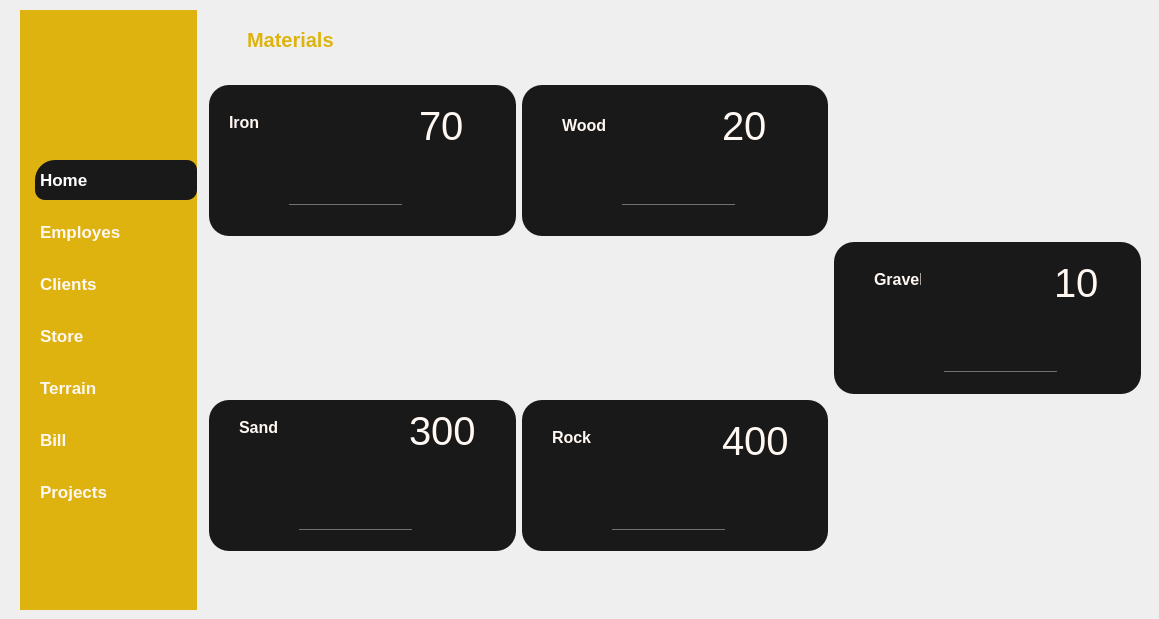
   <widget class="QWidget" name="page_2">
    <property name="styleSheet">
     <string notr="true">#page_2{
background-color: #191919;
}
*{
color : #fff7f2;
border : none;
}
#frame_10, #frame_9,#frame_8, #frame_7, #frame_11{
background-color : #191919; 
border-radius : 20px;
}
#leftMenu_4{
background-color: #deb30f;
}
QLineEdit{
background : transparent;
}

#appHeader_6{
color : #deb30f;
}
#card1_5, #card2_5,#card3_5, #card4_5{
background-color : #191919; 
border-radius : 20px;
}
#pushButton_46,#pushButton_10,#pushButton_11{
background-color : #deb30f;
color : #fff;
border-radius : 10px;
}

#pushButton_46{
background-color :  #191919; 
padding : 10px 5px;
text-align : left;
border-top-left-radius : 20px;
}
#pushButton_47,#pushButton_48,#pushButton_49,#pushButton_50,#pushButton_51,#pushButton_52{
padding : 10px 5px;
text-align : left;
}
QLineEdit{
background : transparent;
border : none;
color: #717072;
border-bottom : 1px solid #717072;
}
QListWidget::item {
    color:#191919; 
    background-color:transparent;
}
</string>
    </property>
    <widget class="QWidget" name="MainBody_4" native="true">
     <property name="geometry">
      <rect>
       <x>200</x>
       <y>10</y>
       <width>950</width>
       <height>550</height>
      </rect>
     </property>
     <property name="minimumSize">
      <size>
       <width>950</width>
       <height>550</height>
      </size>
     </property>
     <property name="maximumSize">
      <size>
       <width>950</width>
       <height>400</height>
      </size>
     </property>
     <property name="sizeIncrement">
      <size>
       <width>0</width>
       <height>0</height>
      </size>
     </property>
     <layout class="QVBoxLayout" name="verticalLayout_45">
      <item>
       <widget class="QWidget" name="headerFrame_6" native="true">
        <property name="minimumSize">
         <size>
          <width>0</width>
          <height>60</height>
         </size>
        </property>
        <property name="maximumSize">
         <size>
          <width>16777215</width>
          <height>60</height>
         </size>
        </property>
        <layout class="QHBoxLayout" name="horizontalLayout_8">
         <property name="spacing">
          <number>0</number>
         </property>
         <property name="leftMargin">
          <number>0</number>
         </property>
         <property name="topMargin">
          <number>0</number>
         </property>
         <property name="rightMargin">
          <number>0</number>
         </property>
         <property name="bottomMargin">
          <number>0</number>
         </property>
         <item alignment="Qt::AlignLeft">
          <widget class="QWidget" name="widget_24" native="true">
           <layout class="QHBoxLayout" name="horizontalLayout_64">
            <item>
             <widget class="QPushButton" name="menuBtn_6">
              <property name="text">
               <string/>
              </property>
              <property name="icon">
               <iconset resource="resources.qrc">
                <normaloff>:/whiteIcons/assets/icons/white/menu.svg</normaloff>:/whiteIcons/assets/icons/white/menu.svg</iconset>
              </property>
              <property name="iconSize">
               <size>
                <width>24</width>
                <height>24</height>
               </size>
              </property>
             </widget>
            </item>
            <item>
             <widget class="QLabel" name="appHeader_6">
              <property name="font">
               <font>
                <pointsize>15</pointsize>
                <bold>true</bold>
               </font>
              </property>
              <property name="text">
               <string>Materials</string>
              </property>
             </widget>
            </item>
           </layout>
          </widget>
         </item>
         <item>
          <widget class="QLabel" name="date_2">
           <property name="text">
            <string/>
           </property>
          </widget>
         </item>
         <item alignment="Qt::AlignRight">
          <widget class="QWidget" name="widget_26" native="true">
           <layout class="QHBoxLayout" name="horizontalLayout_66">
            <property name="spacing">
             <number>0</number>
            </property>
            <property name="leftMargin">
             <number>0</number>
            </property>
            <property name="topMargin">
             <number>0</number>
            </property>
            <property name="rightMargin">
             <number>0</number>
            </property>
            <property name="bottomMargin">
             <number>0</number>
            </property>
           </layout>
          </widget>
         </item>
        </layout>
       </widget>
      </item>
      <item>
       <widget class="QWidget" name="widget_2" native="true">
        <layout class="QGridLayout" name="gridLayout">
         <item row="0" column="0">
          <widget class="QFrame" name="frame_7">
           <property name="frameShape">
            <enum>QFrame::StyledPanel</enum>
           </property>
           <property name="frameShadow">
            <enum>QFrame::Raised</enum>
           </property>
           <widget class="QLabel" name="label_8">
            <property name="geometry">
             <rect>
              <x>20</x>
              <y>30</y>
              <width>47</width>
              <height>14</height>
             </rect>
            </property>
            <property name="font">
             <font>
              <pointsize>12</pointsize>
              <bold>true</bold>
             </font>
            </property>
            <property name="text">
             <string>Iron</string>
            </property>
           </widget>
           <widget class="QLineEdit" name="lineEdit_9">
            <property name="geometry">
             <rect>
              <x>80</x>
              <y>100</y>
              <width>113</width>
              <height>20</height>
             </rect>
            </property>
           </widget>
           <widget class="QLabel" name="label_18">
            <property name="geometry">
             <rect>
              <x>210</x>
              <y>20</y>
              <width>71</width>
              <height>41</height>
             </rect>
            </property>
            <property name="font">
             <font>
              <pointsize>30</pointsize>
             </font>
            </property>
            <property name="layoutDirection">
             <enum>Qt::LeftToRight</enum>
            </property>
            <property name="autoFillBackground">
             <bool>false</bool>
            </property>
            <property name="text">
             <string>70</string>
            </property>
           </widget>
          </widget>
         </item>
         <item row="2" column="1">
          <widget class="QFrame" name="frame_10">
           <property name="frameShape">
            <enum>QFrame::StyledPanel</enum>
           </property>
           <property name="frameShadow">
            <enum>QFrame::Raised</enum>
           </property>
           <widget class="QLabel" name="label_11">
            <property name="geometry">
             <rect>
              <x>30</x>
              <y>30</y>
              <width>47</width>
              <height>14</height>
             </rect>
            </property>
            <property name="font">
             <font>
              <pointsize>12</pointsize>
              <bold>true</bold>
             </font>
            </property>
            <property name="text">
             <string>Rock</string>
            </property>
           </widget>
           <widget class="QLineEdit" name="lineEdit_13">
            <property name="geometry">
             <rect>
              <x>90</x>
              <y>110</y>
              <width>113</width>
              <height>20</height>
             </rect>
            </property>
           </widget>
           <widget class="QLabel" name="label_17">
            <property name="geometry">
             <rect>
              <x>200</x>
              <y>20</y>
              <width>71</width>
              <height>41</height>
             </rect>
            </property>
            <property name="font">
             <font>
              <pointsize>30</pointsize>
             </font>
            </property>
            <property name="layoutDirection">
             <enum>Qt::LeftToRight</enum>
            </property>
            <property name="autoFillBackground">
             <bool>false</bool>
            </property>
            <property name="text">
             <string>400</string>
            </property>
           </widget>
          </widget>
         </item>
         <item row="1" column="2">
          <widget class="QFrame" name="frame_11">
           <property name="frameShape">
            <enum>QFrame::StyledPanel</enum>
           </property>
           <property name="frameShadow">
            <enum>QFrame::Raised</enum>
           </property>
           <widget class="QLabel" name="label_12">
            <property name="geometry">
             <rect>
              <x>40</x>
              <y>30</y>
              <width>47</width>
              <height>14</height>
             </rect>
            </property>
            <property name="font">
             <font>
              <pointsize>12</pointsize>
              <bold>true</bold>
             </font>
            </property>
            <property name="text">
             <string>Gravel</string>
            </property>
           </widget>
           <widget class="QLineEdit" name="lineEdit_11">
            <property name="geometry">
             <rect>
              <x>110</x>
              <y>110</y>
              <width>113</width>
              <height>20</height>
             </rect>
            </property>
           </widget>
           <widget class="QLabel" name="label_20">
            <property name="geometry">
             <rect>
              <x>220</x>
              <y>20</y>
              <width>71</width>
              <height>41</height>
             </rect>
            </property>
            <property name="font">
             <font>
              <pointsize>30</pointsize>
             </font>
            </property>
            <property name="layoutDirection">
             <enum>Qt::LeftToRight</enum>
            </property>
            <property name="autoFillBackground">
             <bool>false</bool>
            </property>
            <property name="text">
             <string>10</string>
            </property>
           </widget>
          </widget>
         </item>
         <item row="2" column="0">
          <widget class="QFrame" name="frame_9">
           <property name="frameShape">
            <enum>QFrame::StyledPanel</enum>
           </property>
           <property name="frameShadow">
            <enum>QFrame::Raised</enum>
           </property>
           <widget class="QLabel" name="label_10">
            <property name="geometry">
             <rect>
              <x>30</x>
              <y>20</y>
              <width>47</width>
              <height>14</height>
             </rect>
            </property>
            <property name="font">
             <font>
              <pointsize>12</pointsize>
              <bold>true</bold>
             </font>
            </property>
            <property name="text">
             <string>Sand</string>
            </property>
           </widget>
           <widget class="QLineEdit" name="lineEdit_12">
            <property name="geometry">
             <rect>
              <x>90</x>
              <y>110</y>
              <width>113</width>
              <height>20</height>
             </rect>
            </property>
           </widget>
           <widget class="QLabel" name="label_16">
            <property name="geometry">
             <rect>
              <x>200</x>
              <y>10</y>
              <width>71</width>
              <height>41</height>
             </rect>
            </property>
            <property name="font">
             <font>
              <pointsize>30</pointsize>
             </font>
            </property>
            <property name="layoutDirection">
             <enum>Qt::LeftToRight</enum>
            </property>
            <property name="autoFillBackground">
             <bool>false</bool>
            </property>
            <property name="text">
             <string>300</string>
            </property>
           </widget>
          </widget>
         </item>
         <item row="0" column="1">
          <widget class="QFrame" name="frame_8">
           <property name="frameShape">
            <enum>QFrame::StyledPanel</enum>
           </property>
           <property name="frameShadow">
            <enum>QFrame::Raised</enum>
           </property>
           <widget class="QLabel" name="label_9">
            <property name="geometry">
             <rect>
              <x>40</x>
              <y>30</y>
              <width>51</width>
              <height>21</height>
             </rect>
            </property>
            <property name="font">
             <font>
              <pointsize>12</pointsize>
              <bold>true</bold>
             </font>
            </property>
            <property name="text">
             <string>Wood</string>
            </property>
           </widget>
           <widget class="QLineEdit" name="lineEdit_10">
            <property name="geometry">
             <rect>
              <x>100</x>
              <y>100</y>
              <width>113</width>
              <height>20</height>
             </rect>
            </property>
           </widget>
           <widget class="QLabel" name="label_19">
            <property name="geometry">
             <rect>
              <x>200</x>
              <y>20</y>
              <width>71</width>
              <height>41</height>
             </rect>
            </property>
            <property name="font">
             <font>
              <pointsize>30</pointsize>
             </font>
            </property>
            <property name="layoutDirection">
             <enum>Qt::LeftToRight</enum>
            </property>
            <property name="autoFillBackground">
             <bool>false</bool>
            </property>
            <property name="text">
             <string>20</string>
            </property>
           </widget>
          </widget>
         </item>
        </layout>
       </widget>
      </item>
     </layout>
    </widget>
    <widget class="QWidget" name="leftMenu_4" native="true">
     <property name="geometry">
      <rect>
       <x>20</x>
       <y>10</y>
       <width>177</width>
       <height>600</height>
      </rect>
     </property>
     <property name="minimumSize">
      <size>
       <width>177</width>
       <height>600</height>
      </size>
     </property>
     <property name="maximumSize">
      <size>
       <width>177</width>
       <height>600</height>
      </size>
     </property>
     <property name="styleSheet">
      <string notr="true"/>
     </property>
     <layout class="QVBoxLayout" name="verticalLayout_46">
      <property name="spacing">
       <number>0</number>
      </property>
      <property name="leftMargin">
       <number>0</number>
      </property>
      <property name="topMargin">
       <number>0</number>
      </property>
      <property name="rightMargin">
       <number>0</number>
      </property>
      <property name="bottomMargin">
       <number>0</number>
      </property>
      <item>
       <widget class="QFrame" name="frame_56">
        <property name="frameShape">
         <enum>QFrame::StyledPanel</enum>
        </property>
        <property name="frameShadow">
         <enum>QFrame::Raised</enum>
        </property>
        <layout class="QVBoxLayout" name="verticalLayout_47">
         <property name="spacing">
          <number>0</number>
         </property>
         <property name="leftMargin">
          <number>0</number>
         </property>
         <property name="topMargin">
          <number>0</number>
         </property>
         <property name="rightMargin">
          <number>0</number>
         </property>
         <property name="bottomMargin">
          <number>0</number>
         </property>
         <item>
          <widget class="QFrame" name="frame_57">
           <property name="minimumSize">
            <size>
             <width>150</width>
             <height>150</height>
            </size>
           </property>
           <property name="maximumSize">
            <size>
             <width>200</width>
             <height>150</height>
            </size>
           </property>
           <property name="frameShape">
            <enum>QFrame::StyledPanel</enum>
           </property>
           <property name="frameShadow">
            <enum>QFrame::Raised</enum>
           </property>
           <widget class="QLabel" name="label_150">
            <property name="geometry">
             <rect>
              <x>-20</x>
              <y>-40</y>
              <width>230</width>
              <height>230</height>
             </rect>
            </property>
            <property name="minimumSize">
             <size>
              <width>230</width>
              <height>230</height>
             </size>
            </property>
            <property name="maximumSize">
             <size>
              <width>230</width>
              <height>230</height>
             </size>
            </property>
            <property name="text">
             <string/>
            </property>
            <property name="pixmap">
             <pixmap>../logo.png</pixmap>
            </property>
            <property name="scaledContents">
             <bool>true</bool>
            </property>
           </widget>
          </widget>
         </item>
         <item alignment="Qt::AlignTop">
          <widget class="QFrame" name="frame_58">
           <property name="frameShape">
            <enum>QFrame::StyledPanel</enum>
           </property>
           <property name="frameShadow">
            <enum>QFrame::Raised</enum>
           </property>
           <layout class="QVBoxLayout" name="verticalLayout_48">
            <property name="spacing">
             <number>12</number>
            </property>
            <property name="leftMargin">
             <number>15</number>
            </property>
            <property name="topMargin">
             <number>0</number>
            </property>
            <property name="rightMargin">
             <number>0</number>
            </property>
            <property name="bottomMargin">
             <number>0</number>
            </property>
            <item>
             <widget class="QPushButton" name="pushButton_46">
              <property name="font">
               <font>
                <pointsize>13</pointsize>
                <bold>true</bold>
               </font>
              </property>
              <property name="text">
               <string>Home</string>
              </property>
              <property name="icon">
               <iconset resource="resources.qrc">
                <normaloff>:/whiteIcons/assets/icons/white/home.svg</normaloff>:/whiteIcons/assets/icons/white/home.svg</iconset>
              </property>
              <property name="iconSize">
               <size>
                <width>24</width>
                <height>24</height>
               </size>
              </property>
             </widget>
            </item>
            <item>
             <widget class="QPushButton" name="pushButton_47">
              <property name="font">
               <font>
                <pointsize>13</pointsize>
                <bold>true</bold>
               </font>
              </property>
              <property name="text">
               <string>Employes</string>
              </property>
              <property name="iconSize">
               <size>
                <width>24</width>
                <height>24</height>
               </size>
              </property>
             </widget>
            </item>
            <item>
             <widget class="QPushButton" name="pushButton_48">
              <property name="font">
               <font>
                <pointsize>13</pointsize>
                <bold>true</bold>
               </font>
              </property>
              <property name="text">
               <string>Clients</string>
              </property>
              <property name="iconSize">
               <size>
                <width>24</width>
                <height>24</height>
               </size>
              </property>
             </widget>
            </item>
            <item>
             <widget class="QPushButton" name="pushButton_49">
              <property name="font">
               <font>
                <pointsize>13</pointsize>
                <bold>true</bold>
               </font>
              </property>
              <property name="text">
               <string>Store</string>
              </property>
              <property name="iconSize">
               <size>
                <width>24</width>
                <height>24</height>
               </size>
              </property>
             </widget>
            </item>
            <item>
             <widget class="QPushButton" name="pushButton_50">
              <property name="font">
               <font>
                <pointsize>13</pointsize>
                <bold>true</bold>
               </font>
              </property>
              <property name="text">
               <string>Terrain</string>
              </property>
             </widget>
            </item>
            <item>
             <widget class="QPushButton" name="pushButton_51">
              <property name="font">
               <font>
                <pointsize>13</pointsize>
                <bold>true</bold>
               </font>
              </property>
              <property name="text">
               <string>Bill</string>
              </property>
             </widget>
            </item>
            <item>
             <widget class="QPushButton" name="pushButton_52">
              <property name="font">
               <font>
                <pointsize>13</pointsize>
                <bold>true</bold>
               </font>
              </property>
              <property name="text">
               <string>Projects</string>
              </property>
              <property name="iconSize">
               <size>
                <width>24</width>
                <height>24</height>
               </size>
              </property>
             </widget>
            </item>
           </layout>
          </widget>
         </item>
        </layout>
       </widget>
      </item>
     </layout>
    </widget>
   </widget>
